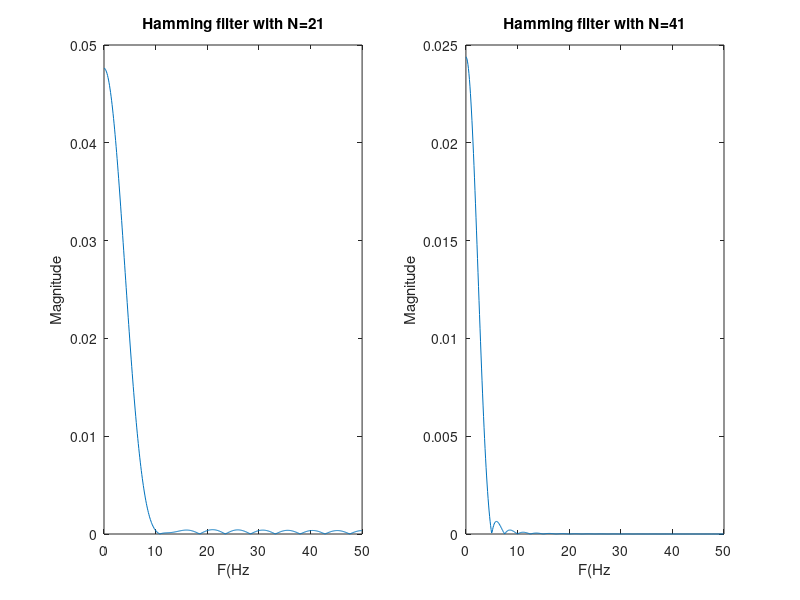
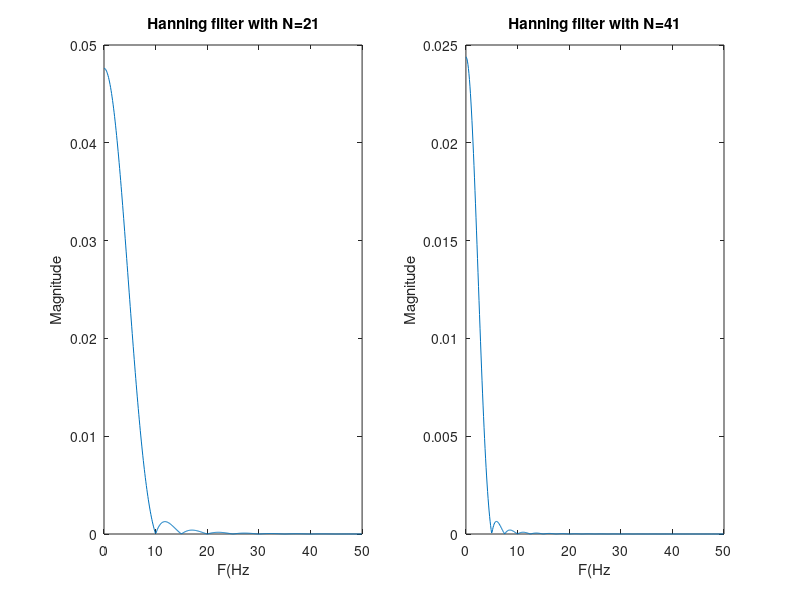
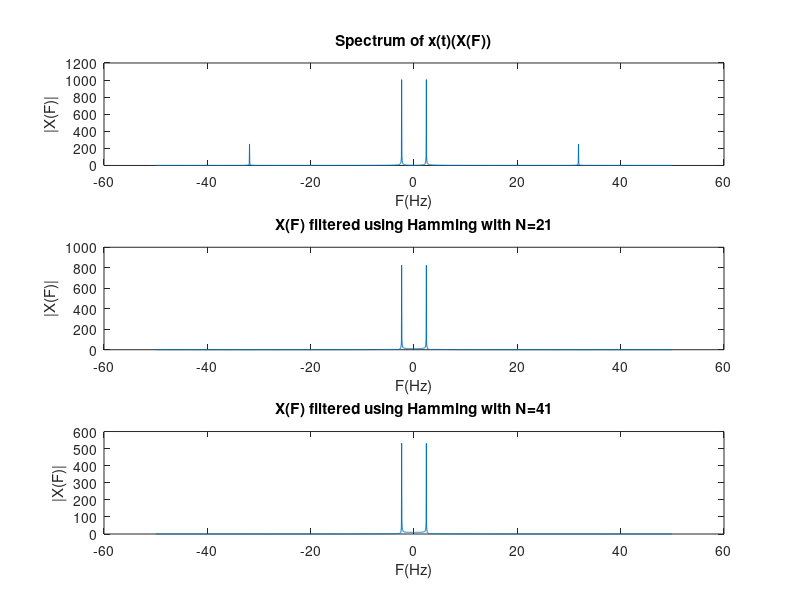
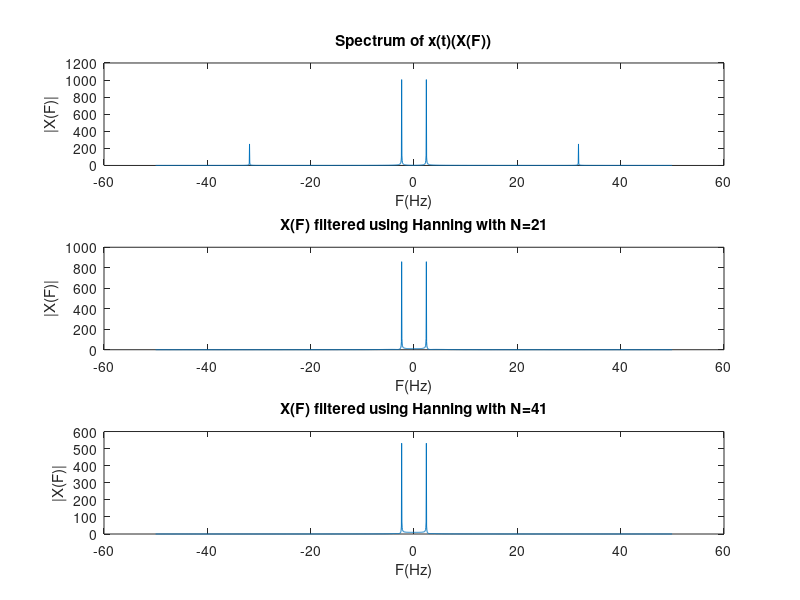

MATLAB code to generate these figures, in order:
clear all;
close all;
clc;

% Exercise 2 


%% Creation of common constants for all three questions
omega_c = 0.5*pi;
Fc = omega_c/(2*pi);
Nsmall = 21; 
Nbig = 41;

Fs = 100;

omega_n = Fc/(Fs/2);

%Set the axis fixing speedfunction
f_axis = @(w,Fs) 0:Fs/(2*length(w)):Fs/2-Fs/(2*length(w));


%Create the required filters, common for all quetsions

%Hammings
hamm21 = fir1(Nsmall-1, omega_n, hamming(Nsmall));
hamm41 = fir1(Nbig-1, omega_n, hann(Nbig));

%Hammings: Get the frequency response
[h_hamm21, w_hamm21] = freqz(hamm21,Nsmall);
[h_hamm41, w_hamm41] = freqz(hamm41,Nbig);


%-------------------------------

%Hannings
hann21 = fir1(Nsmall-1, omega_n, hann(Nsmall));
hann41 = fir1(Nbig-1, omega_n, hann(Nbig));

%Hannings: Get the frequency response
[h_hann21, w_hann21] = freqz(hann21,Nsmall);
[h_hann41, w_hann41] = freqz(hann41,Nbig);



%% Question (a)

Fs_A = 100; %Sampling Frequency

%Hammings: Fix the frequency axis
hamm21_f = f_axis(w_hamm21, Fs_A);
hamm41_f = f_axis(w_hamm41, Fs_A);

%Hammings: Fix the frequency axis
hann21_f = f_axis(w_hann21, Fs_A);
hann41_f = f_axis(w_hann41, Fs_A);

%Plot the hammings
figure();
subplot(1,2,1);
plot(hamm21_f, abs(h_hamm21));
title('Hamming filter with N=21');
ylabel('Magnitude');
xlabel('F(Hz');
subplot(1,2,2);
plot(hamm41_f, abs(h_hamm41));
title('Hamming filter with N=41');
ylabel('Magnitude');
xlabel('F(Hz');


%Plot the hannings
figure();
subplot(1,2,1);
plot(hann21_f, abs(h_hann21));
title('Hanning filter with N=21');
ylabel('Magnitude');
xlabel('F(Hz');
subplot(1,2,2);
plot(hann41_f, abs(h_hann41));
title('Hanning filter with N=41');
ylabel('Magnitude');
xlabel('F(Hz');



%% Question (b)

Fs_B = 100; %Sampling Frequency
Ts_B = 1/Fs_B;

%Set the sample space
N  = 2048;
n = 0:N-1;

%Set the signal
x = sin(15*n*Ts_B) + 0.25*sin(200*n*Ts_B);


%Set the new frequency axis needed after the Fourier Transform and the
%applied sampling
f_axis = -Fs/2:Fs/N:Fs/2-Fs/N;

%Calculate the FT of x(t)
X = fftshift(fft(x));

%Filter the signal using the 4 filters
x_hamm21 = filter(hamm21, 1, x);
x_hamm41 = filter(hamm41, 1, x);
x_hann21 = filter(hann21, 1, x);
x_hann41 = filter(hann41, 1, x);

%Calculate FT of each filtered result to get the spectrum
X_mm21 = fftshift(fft(x_hamm21));
X_mm41 = fftshift(fft(x_hamm41));
X_nn21 = fftshift(fft(x_hann21));
X_nn41 = fftshift(fft(x_hann41));

figure()
subplot(3,1,1);
plot(f_axis, abs(X));
xlabel('F(Hz)');
ylabel('|X(F)|')
title('Spectrum of x(t)(X(F))');

subplot(3,1,2);
plot(f_axis, abs(X_mm21));
xlabel('F(Hz)');
ylabel('|X(F)|');
title('X(F) filtered using Hamming with N=21');

subplot(3,1,3);
plot(f_axis, abs(X_mm41));
xlabel('F(Hz)');
ylabel('|X(F)|');
title('X(F) filtered using Hamming with N=41');


figure()
subplot(3,1,1);
plot(f_axis, abs(X));
xlabel('F(Hz)');
ylabel('|X(F)|')
title('Spectrum of x(t)(X(F))');

subplot(3,1,2);
plot(f_axis, abs(X_nn21));
xlabel('F(Hz)');
ylabel('|X(F)|');
title('X(F) filtered using Hanning with N=21');

subplot(3,1,3);
plot(f_axis, abs(X_nn41));
xlabel('F(Hz)');
ylabel('|X(F)|');
title('X(F) filtered using Hanning with N=41');




%% Question (c)

Fs_C = 50; %Sampling Frequency
Ts_C = 1/Fs_C;

%Set the sample space
N  = 2048;
n = 0:N-1;

%Set the signal
x = sin(15*n*Ts_C) + 0.25*sin(200*n*Ts_C);


%Set the new frequency axis needed after the Fourier Transform and the
%applied sampling
f_axis = -Fs_C/2:Fs_C/N:Fs_C/2-Fs_C/N;

%Calculate the FT of x(t)
X = fftshift(fft(x));

%Filter the signal using the 4 filters
x_hamm21 = filter(hamm21, 1, x);
x_hamm41 = filter(hamm41, 1, x);
x_hann21 = filter(hann21, 1, x);
x_hann41 = filter(hann41, 1, x);

%Calculate FT of each filtered result to get the spectrum
X_mm21 = fftshift(fft(x_hamm21));
X_mm41 = fftshift(fft(x_hamm41));
X_nn21 = fftshift(fft(x_hann21));
X_nn41 = fftshift(fft(x_hann41));

figure()
subplot(3,1,1);
plot(f_axis, abs(X));
xlabel('F(Hz)');
ylabel('|X(F)|')
title('Spectrum of x(t)(X(F)) at F_s=50Hz');

subplot(3,1,2);
plot(f_axis, abs(X_mm21));
xlabel('F(Hz)');
ylabel('|X(F)|');
title('X(F) filtered using Hamming with N=21');

subplot(3,1,3);
plot(f_axis, abs(X_mm41));
xlabel('F(Hz)');
ylabel('|X(F)|');
title('X(F) filtered using Hamming with N=41');


figure()
subplot(3,1,1);
plot(f_axis, abs(X));
xlabel('F(Hz)');
ylabel('|X(F)|')
title('Spectrum of x(t)(X(F)) at F_s=50Hz');

subplot(3,1,2);
plot(f_axis, abs(X_nn21));
xlabel('F(Hz)');
ylabel('|X(F)|');
title('X(F) filtered using Hanning with N=21');

subplot(3,1,3);
plot(f_axis, abs(X_nn41));
xlabel('F(Hz)');
ylabel('|X(F)|');
title('X(F) filtered using Hanning with N=41');
